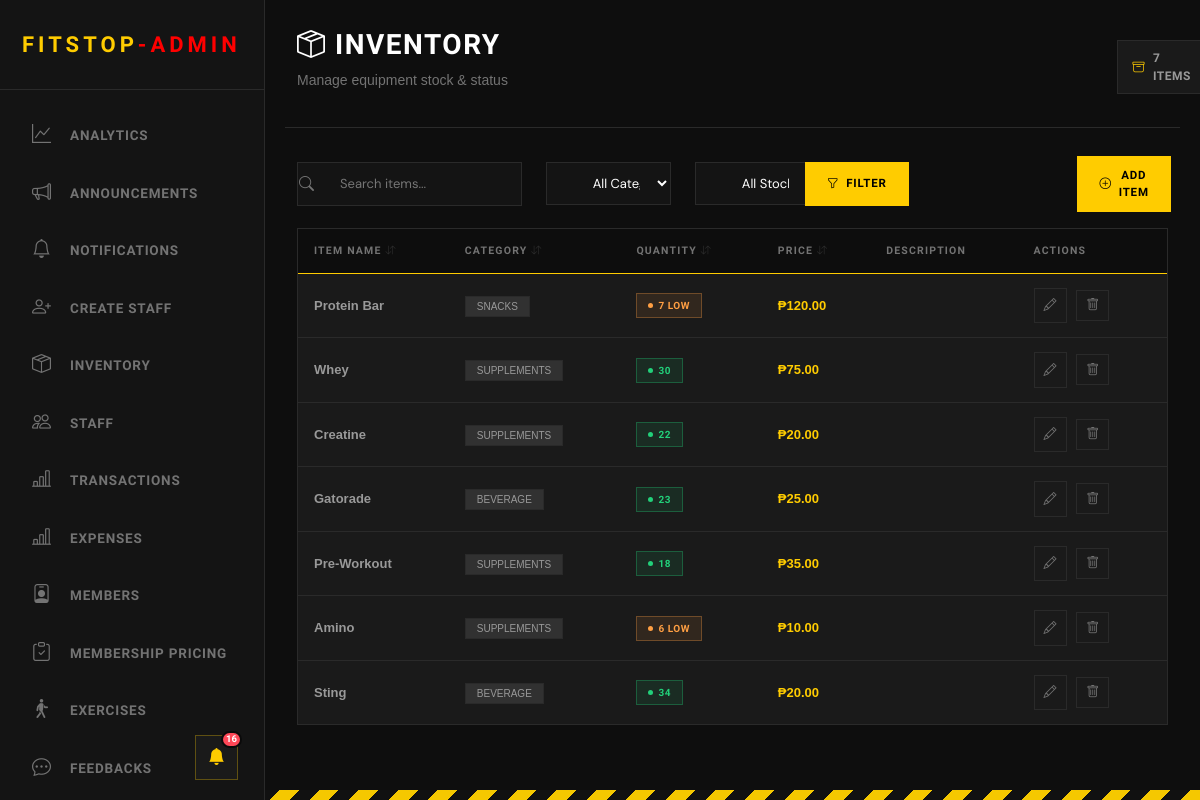
Page /admin/view_inventory.php (signed in) on the earlier database version.
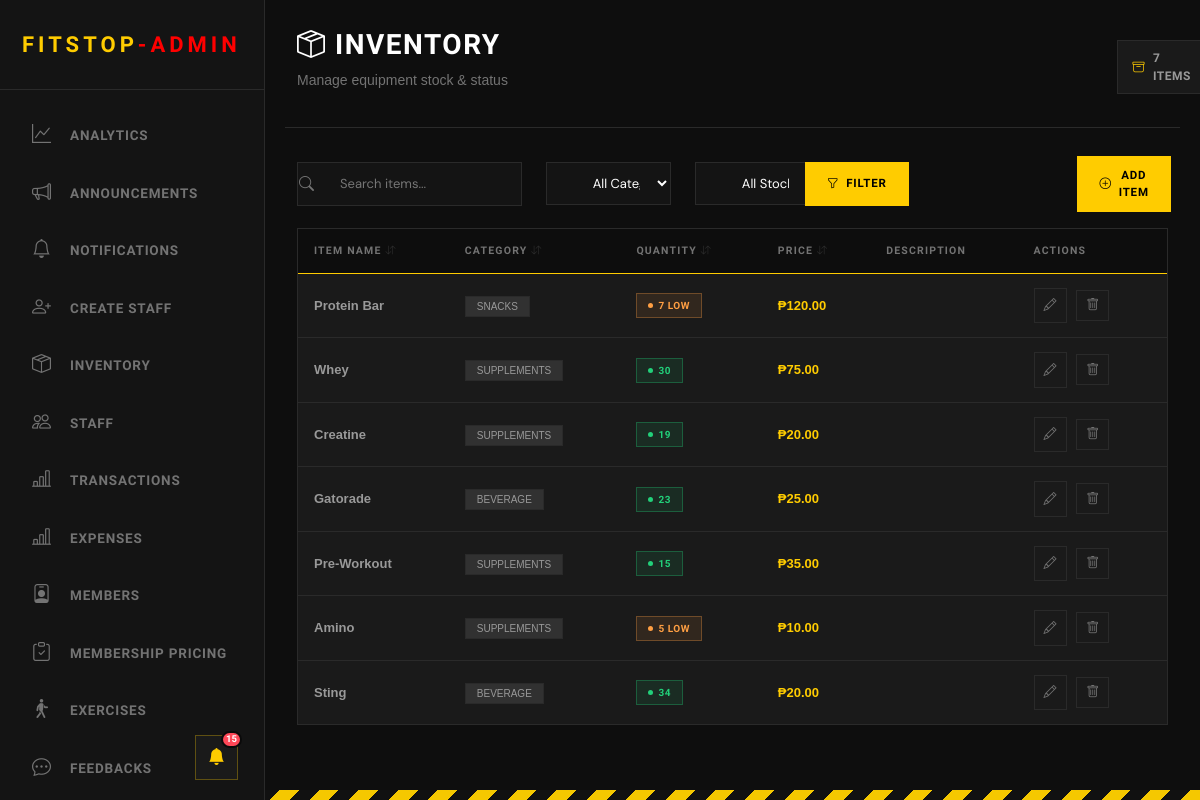
Same page on the later database version.
### tables this page shows
CREATE TABLE inventory (   id INTEGER PRIMARY KEY AUTOINCREMENT,   item_name VARCHAR(100) NOT NULL,   category VARCHAR(50) NOT NULL,   quantity INTEGER NOT NULL DEFAULT 0,   price DECIMAL(10, 2) NOT NULL DEFAULT 0.00,   description TEXT,   created_at TIMESTAMP DEFAULT CURRENT_TIMESTAMP,   updated_at TIMESTAMP DEFAULT CURRENT_TIMESTAMP );

### admin/view_inventory.php (the view, shortened to what the changed rows need)
<?php
include("../Login/connection.php");
$search = isset($_GET['search']) ? trim($_GET['search']) : '';
$category_filter = isset($_GET['category']) ? trim($_GET['category']) : '';
$stock_filter = isset($_GET['stock']) ? trim($_GET['stock']) : '';
$sort_by = isset($_GET['sort']) ? $_GET['sort'] : 'created_at';
$sort_order = isset($_GET['order']) ? $_GET['order'] : 'DESC';
$records_per_page = 10;
$page = isset($_GET['page']) ? (int) $_GET['page'] : 1;
$offset = ($page - 1) * $records_per_page;
$sort_order = ($sort_order === 'ASC') ? 'ASC' : 'DESC';
$where_conditions = [];
$where_clause = count($where_conditions) > 0 ? "WHERE " . implode(" AND ", $where_conditions) : "";
$query = "SELECT * FROM inventory $where_clause ORDER BY $sort_by $sort_order LIMIT :limit OFFSET :offset";
$stmt = $pdo->prepare($query);
$stmt->bindValue(':limit', $records_per_page, PDO::PARAM_INT);
$stmt->bindValue(':offset', $offset, PDO::PARAM_INT);
$stmt->execute();
$items = $stmt->fetchAll();
function getSortUrl($column, $current_sort, $current_order, $search, $category, $stock, $page)
{
    $new_order = 'ASC';
    $params = "sort=$column&order=$new_order";
    return "?$params";
}
function getSortIcon($column, $current_sort, $current_order)
{
    if ($current_sort !== $column) {
        return '<i class="bi bi-arrow-down-up" style="opacity: 0.3; font-size: 10px;"></i>';
    }
    return $current_order === 'ASC'
        ? '<i class="bi bi-arrow-up" style="color: var(--hazard); font-size: 10px;"></i>'
        : '<i class="bi bi-arrow-down" style="color: var(--hazard); font-size: 10px;"></i>';
}
?>
<!DOCTYPE html>
<html>
<head>
    <link rel="stylesheet" href="../staff/staff.css">
    <link rel="stylesheet" href="https://cdn.jsdelivr.net/npm/bootstrap-icons@1.11.0/font/bootstrap-icons.css">
    <link href="https://cdn.jsdelivr.net/npm/bootstrap@5.3.8/dist/css/bootstrap.min.css" rel="stylesheet">
</head>
<body>
    <?php include('includes/header_admin.php') ?>
    <div class="main-content">
        <div class="topbar row">
            <div class="topbar-left col-sm-12 col-xl-6">
                <h1><i class="bi bi-box-seam"></i> Inventory</h1>
            </div>
        </div>
        <section>
            <div class="inventory-table">
                <table>
                    <thead>
                        <tr>
                            <th class="sortable-header"
                                onclick="window.location.href='<?php echo getSortUrl('item_name', $sort_by, $sort_order, $search, $category_filter, $stock_filter, $page); ?>'">
                                Item Name <?php echo getSortIcon('item_name', $sort_by, $sort_order); ?>
                            </th>
                            <th class="sortable-header"
                                onclick="window.location.href='<?php echo getSortUrl('category', $sort_by, $sort_order, $search, $category_filter, $stock_filter, $page); ?>'">
                                Category <?php echo getSortIcon('category', $sort_by, $sort_order); ?>
                            </th>
                            <th class="sortable-header"
                                onclick="window.location.href='<?php echo getSortUrl('quantity', $sort_by, $sort_order, $search, $category_filter, $stock_filter, $page); ?>'">
                                Quantity <?php echo getSortIcon('quantity', $sort_by, $sort_order); ?>
                            </th>
                            <th class="sortable-header"
                                onclick="window.location.href='<?php echo getSortUrl('price', $sort_by, $sort_order, $search, $category_filter, $stock_filter, $page); ?>'">
                                Price <?php echo getSortIcon('price', $sort_by, $sort_order); ?>
                            </th>
                            <th>Description</th>
                            <th>Actions</th>
                        </tr>
                    </thead>
                    <tbody>
                        <?php if (count($items) > 0): ?>
                            <?php foreach ($items as $item): ?>
                                <tr>
                                    <td><strong><?php echo htmlspecialchars($item['item_name']); ?></strong></td>
                                    <td>
                                        <span
                                            style="padding: 4px 11px; font-size: 10px; background: rgba(255,255,255,0.1); border: 1px solid var(--border); text-transform: uppercase;">
                                            <?php echo htmlspecialchars($item['category']); ?>
                                        </span>
                                    </td>
                                    <td>
                                        <?php if ($item['quantity'] == 0): ?>
                                            <span class="status-badge inactive">Out of Stock</span>
                                        <?php elseif ($item['quantity'] < 10): ?>
                                            <span class="status-badge low-stock"><?php echo $item['quantity']; ?> Low</span>
                                        <?php else: ?>
                                            <span class="status-badge active"><?php echo $item['quantity']; ?></span>
                                        <?php endif; ?>
                                    </td>
                                    <td><strong
                                            style="color: var(--hazard);">₱<?php echo number_format($item['price'], 2); ?></strong>
                                    </td>
                                    <td><?php echo htmlspecialchars(substr($item['description'], 0, 50)) . (strlen($item['description']) > 50 ? '...' : ''); ?>
                                    </td>
                                    <td>
                                        <button class="btn-icon"
                                            onclick="editItem(<?php echo htmlspecialchars(json_encode($item)); ?>)">
                                            <i class="bi bi-pencil"></i>
                                        </button>
                                        <a href="?delete=<?php echo $item['id']; ?>" class="btn-icon"
                                            onclick="return confirm('Are you sure?')">
                                            <i class="bi bi-trash"></i>
                                        </a>
                                    </td>
                                </tr>
                            <?php endforeach; ?>
                        <?php endif; ?>
                    </tbody>
                </table>
            </div>
        </section>
    </div>
</body>
</html>

### admin/includes/header_admin.php (shortened to what the changed rows need)
<?php
include('../login/connection.php');
$unread_stmt = $pdo->query("SELECT COUNT(*) as count FROM notification_history WHERE is_read = 0");
$unread_count = $unread_stmt->fetch()['count'];
?>
<head>
    <link rel="stylesheet" href="../staff/staff.css">
    <link href="../styles.css" rel="stylesheet">
    <link rel="stylesheet" href="https://cdnjs.cloudflare.com/ajax/libs/font-awesome/6.4.0/css/all.min.css">
    <link rel="stylesheet" href="https://cdn.jsdelivr.net/npm/bootstrap-icons@1.11.0/font/bootstrap-icons.css">
</head>
<body>
    <div style="position: fixed; bottom: 20px; left: calc(var(--sidebar-w) - 70px); z-index: 1001;">
        <div class="notif-wrapper">
            <button class="notif-bell-btn" id="notifBellBtn">
                <i class="bi bi-bell-fill"></i>
                <?php if ($unread_count > 0): ?>
                    <span class="notif-badge"><?php echo $unread_count; ?></span>
                <?php endif; ?>
            </button>
        </div>
    </div>

Differences in the rows shown:
changed inventory "Creatine": quantity "22" → "19"
changed inventory "Pre-Workout": quantity "18" → "15"
changed inventory "Amino": quantity "6" → "5"
Other differences:
$unread_count: "16" → "15"
